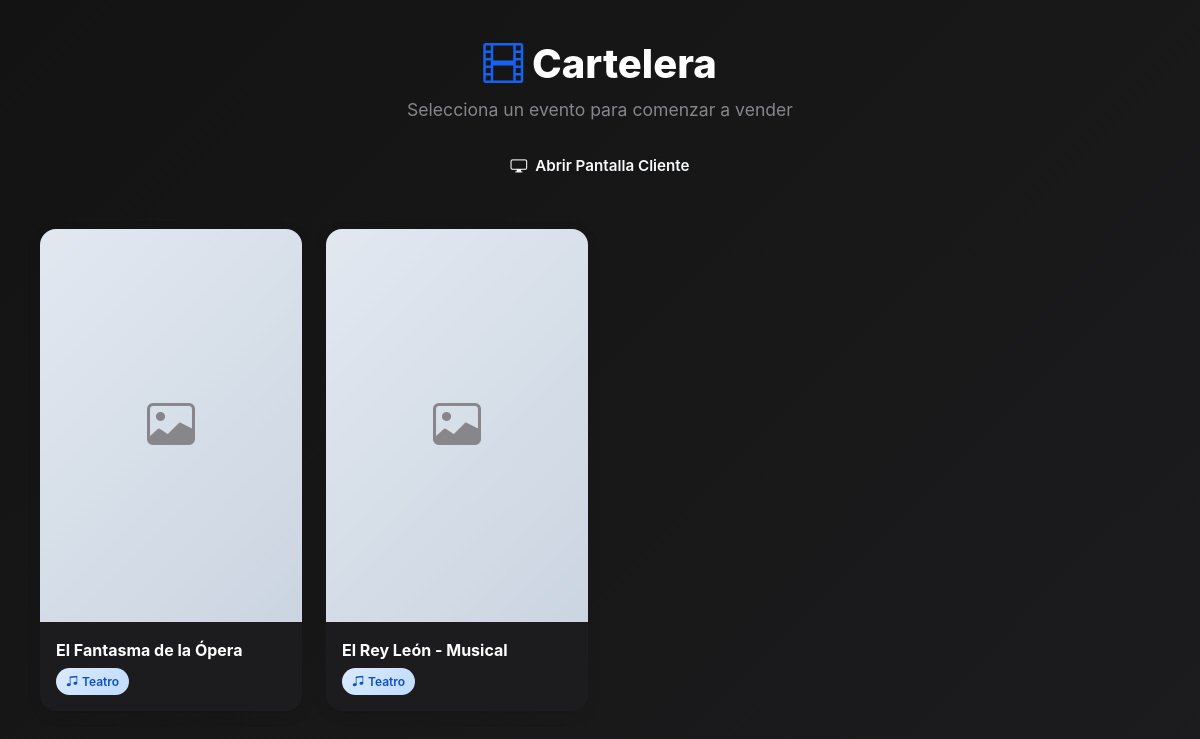
/vnt_interfaz/index.php, run on the app's committed database.
### tables this page shows
CREATE TABLE IF NOT EXISTS `evento` (
  `id_evento` int NOT NULL AUTO_INCREMENT,
  `titulo` varchar(255) NOT NULL,
  `descripcion` text,
  `imagen` varchar(255) DEFAULT NULL,
  `tipo` int NOT NULL COMMENT '1 = 420 asientos, 2 = 540 asientos',
  `inicio_venta` datetime NOT NULL,
  `cierre_venta` datetime NOT NULL,
  `finalizado` int NOT NULL DEFAULT '0' COMMENT '0=activo, 1=finalizado',
  `mapa_json` text COMMENT 'Almacena las asignaciones del mapa en formato JSON',
  PRIMARY KEY (`id_evento`)
);

### vnt_interfaz/index.php (the view, shortened to what this page needs)
<?php
include "../conexion.php";
$evento_info = null;
$eventos_lista = [];
$fecha_limite_eventos = date('Y-m-d H:i:s', strtotime('-2 hours'));
$sql_eventos = "SELECT e.id_evento, e.titulo, e.tipo, e.mapa_json, e.imagen,
                       (SELECT COUNT(*) FROM funciones f
                        WHERE f.id_evento = e.id_evento
                        AND f.estado = 0
                        AND (f.fecha_hora > '$fecha_limite_eventos' OR DATE(f.fecha_hora) = CURDATE())) as tiene_funciones
                FROM evento e
                WHERE e.finalizado = 0
                HAVING tiene_funciones > 0
                ORDER BY e.titulo ASC";
$res_eventos = $conn->query($sql_eventos);
if ($res_eventos) {
    $eventos_lista = $res_eventos->fetch_all(MYSQLI_ASSOC);
}
?>
<!DOCTYPE html>
<html lang="es">
<head>
<link href="https://cdn.jsdelivr.net/npm/bootstrap@5.3.2/dist/css/bootstrap.min.css" rel="stylesheet">
<link rel="stylesheet" href="https://cdn.jsdelivr.net/npm/bootstrap-icons@1.11.3/font/bootstrap-icons.min.css">
<link rel="stylesheet" href="css/carrito.css?v=2">
<link rel="stylesheet" href="css/descuentos-modal.css">
<link rel="stylesheet" href="css/notifications.css">
<link rel="stylesheet" href="css/animations.css">
<link rel="stylesheet" href="css/menu-mejoras.css?v=2">
<link rel="stylesheet" href="css/seleccion-multiple.css">
<link rel="stylesheet" href="../assets/css/seat-map.css?v=1">
<link rel="stylesheet" href="css/buscador_pos.css">
</head>
<body>
<?php if (!$evento_info): ?>
<div class="cartelera-fullscreen">
    <div class="cartelera-header">
        <h1><i class="bi bi-film"></i> Cartelera</h1>
        <p>Selecciona un evento para comenzar a vender</p>
        <div style="margin-top: 20px;">
            <button class="btn btn-outline-light" onclick="abrirVisorCliente()">
                <i class="bi bi-display"></i> Abrir Pantalla Cliente
            </button>
        </div>
    </div>
    <?php if (empty($eventos_lista)): ?>
    <div style="text-align:center; padding:80px; color:var(--text-secondary);">
        <i class="bi bi-calendar-x" style="font-size:5rem; opacity:0.3;"></i>
        <h3 style="margin-top:20px; font-weight:600;">No hay eventos disponibles</h3>
        <p>Crea un evento desde el panel de administración</p>
    </div>
    <?php else: ?>
    <div class="cartelera-grid">
        <?php foreach ($eventos_lista as $e):
            $img_evt = '';
        ?>
        <div class="evento-card-full" onclick="seleccionarEvento(<?= $e['id_evento'] ?>)">
            <?php if($img_evt): ?>
                <img src="<?= htmlspecialchars($img_evt) ?>" alt="">
            <?php else: ?>
                <div class="placeholder-img"><i class="bi bi-image"></i></div>
            <?php endif; ?>
            <div class="info">
                <div class="titulo"><?= htmlspecialchars($e['titulo']) ?></div>
                <span class="tipo-badge">
                    <i class="bi bi-<?= $e['tipo'] == 1 ? 'music-note-beamed' : 'person-walking' ?>"></i>
                    <?= $e['tipo'] == 1 ? 'Teatro' : 'Pasarela' ?>
                </span>
            </div>
        </div>
        <?php endforeach; ?>
    </div>
    <?php endif; ?>
</div>
</body>
</html>
<?php
endif;
?>
</body>
</html>

### vnt_interfaz/css/animations.css (style rules this page uses)
.seat, .carrito-item, .btn, .form-select, .list-group-item { transition: all 0.2s cubic-bezier(0.4, 0, 0.2, 1); }

### vnt_interfaz/index.php (style rules this page uses)
:root { --primary-color: #1561f0; --primary-dark: #0d4fc4; --success-color: #32d74b; --danger-color: #ff453a; --warning-color: #ff9f0a; --bg-primary: #131313; --bg-secondary: #1c1c1e; --text-primary: #ffffff; --text-secondary: #86868b; --border-color: #3a3a3c; --shadow-sm: 0 1px 2px 0 rgba(0, 0, 0, 0.3); --shadow-md: 0 4px 6px -1px rgba(0, 0, 0, 0.4); --shadow-lg: 0 10px 15px -3px rgba(0, 0, 0, 0.5); --radius-sm: 8px; --radius-md: 12px; --radius-lg: 16px; }
* { margin: 0; padding: 0; box-sizing: border-box; }
html, body { height: 100vh; overflow: hidden; }
body { background: var(--bg-primary); font-family: 'Inter', -apple-system, BlinkMacSystemFont, "Segoe UI", Roboto, sans-serif; color: var(--text-primary); line-height: 1.6; -webkit-font-smoothing: antialiased; -moz-osx-font-smoothing: grayscale; }
.cartelera-fullscreen { min-height: 100vh; height: auto; background: linear-gradient(135deg, var(--bg-primary) 0%, #1c1c1e 100%); padding: 40px; overflow-y: auto; overflow-x: hidden; }
body:has(.cartelera-fullscreen) { overflow-y: auto; height: auto; }
html:has(.cartelera-fullscreen) { overflow-y: auto; height: auto; }
.cartelera-header { text-align: center; margin-bottom: 40px; }
.cartelera-header h1 { font-size: 2.5rem; font-weight: 800; color: var(--text-primary); margin-bottom: 8px; }
.cartelera-header h1 i { color: var(--primary-color); }
.cartelera-header p { color: var(--text-secondary); font-size: 1.1rem; }
.cartelera-grid { display: grid; grid-template-columns: repeat(auto-fill, minmax(220px, 1fr)); gap: 24px; max-width: 1400px; margin: 0 auto; }
.evento-card-full { background: var(--bg-secondary); border-radius: 16px; overflow: hidden; box-shadow: 0 4px 15px rgba(0,0,0,0.08); transition: all 0.3s ease; cursor: pointer; }
.evento-card-full .placeholder-img { width: 100%; aspect-ratio: 2/3; background: linear-gradient(135deg, #e2e8f0 0%, #cbd5e1 100%); display: flex; align-items: center; justify-content: center; color: var(--text-secondary); font-size: 3rem; }
.evento-card-full .info { padding: 16px; }
.evento-card-full .titulo { font-size: 1rem; font-weight: 700; color: var(--text-primary); margin-bottom: 4px; display: -webkit-box; -webkit-line-clamp: 2; -webkit-box-orient: vertical; overflow: hidden; }
.evento-card-full .tipo-badge { display: inline-flex; align-items: center; gap: 4px; font-size: 0.75rem; padding: 4px 10px; border-radius: 20px; background: linear-gradient(135deg, #dbeafe 0%, #bfdbfe 100%); color: var(--primary-dark); font-weight: 600; }
.btn { border-radius: var(--radius-sm); padding: 10px 20px; font-weight: 600; font-size: 0.95rem; transition: all 0.2s; border: none; cursor: pointer; }
.btn { display: inline-flex; align-items: center; justify-content: center; gap: 8px; }
.btn i { font-size: 1.1em; }

### data on the page
evento: titulo "El Fantasma de la Ópera", tipo 1 (drawn)
evento: titulo "El Rey León - Musical", tipo 1 (drawn)
